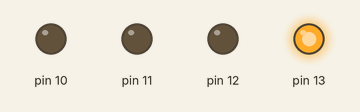
Simulated run of this sketch. Board: Arduino Uno, built with avr-gcc and run on an emulated ATmega328P. On the bench: output pins drawn as LEDs (lit = HIGH).

Above: at 0.2 s.
At 0.7 s:
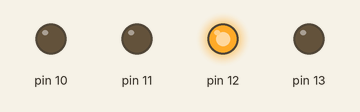
At 1.4 s:
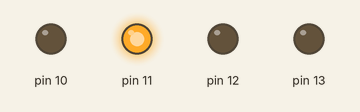
At 3.2 s:
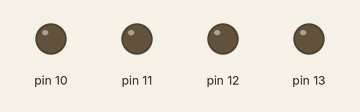
At 6.0 s:
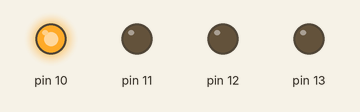
Timing chart, 0 to 7.9 s (numbered marks = the images above):
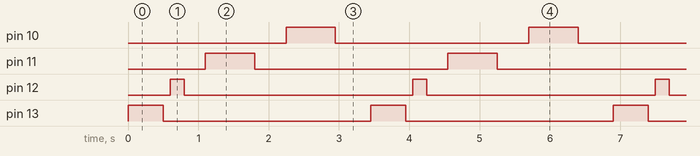

The sketch:

BlinkingMultipleLEDs.ino
```cpp
void setup() {

  pinMode(13,OUTPUT);
  pinMode(12,OUTPUT);
  pinMode(11,OUTPUT);
  pinMode(10,OUTPUT);
}

void loop() {
  digitalWrite(13,HIGH);
  delay(500);
  digitalWrite(13,LOW);
  delay(100);
  digitalWrite(12,HIGH);
  delay(200);
  digitalWrite(12,LOW);
  delay(300);
  digitalWrite(11,HIGH);
  delay(700);
  digitalWrite(11,LOW);
  delay(450);
  digitalWrite(10,HIGH);
  delay(700);
  digitalWrite(10,LOW);
  delay(500);

}
```

Measured:
- by itself, pin 10, pin 11: alternates HIGH for 0.70 s and LOW for 2.8 s
- by itself, pin 12: alternates HIGH for 0.20 s and LOW for 3.3 s
- by itself, pin 13: alternates HIGH for 0.50 s and LOW for 3.0 s
